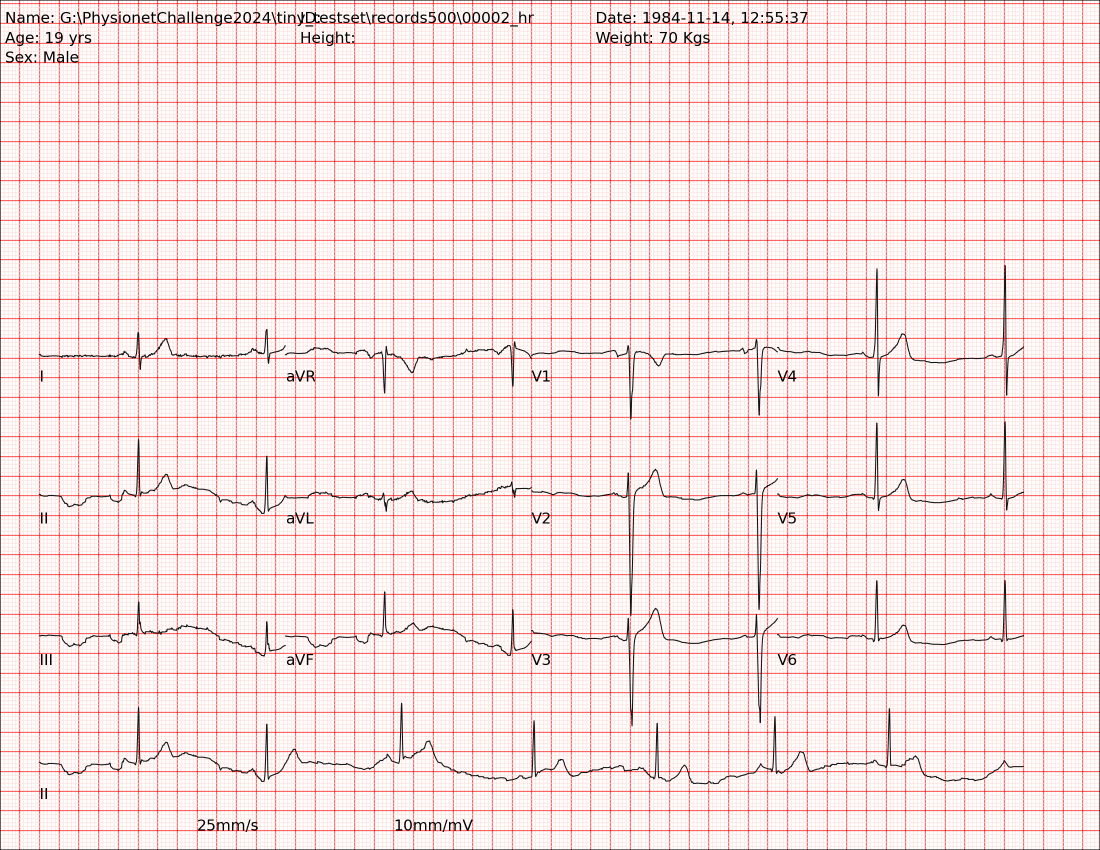
#> input picture tiny_testset/records500/00002_hr-0.png, 2200 x 1700 px, found by its file name (shown at 1/2 size)
$ python test2.py
#> lines starting #> are read from the running program, lines starting #| are printed output that depends on the picture
# -*- coding: utf-8 -*-
"""
Created on Fri Apr 12 11:33:35 2024

test scripts to extend existing methods to monochrome images

@author: hssdwo
"""

import os
import imageio.v3 as iio
import numpy as np
from matplotlib import pyplot as plt
import scipy as sp
import cv2
from skimage.morphology import closing
from scipy.stats import mode
from sklearn.neighbors import KernelDensity
# For automatic digitisation tools to work, we need to clean up the initial image in stages:
# 1. rotate image (note that this can be applied to image, or to the extracted signal at the end)
# 2. de-shadow image
# 3. identify the 12 lead labels, and segment the image into the 12 leads

def compute_cepstrum(xs):
    cepstrum = np.abs(sp.fft.ifft(np.log(np.absolute(sp.fft.fft(xs)))))
    return cepstrum

# [9 lines left out: functions highpass, lowpass, not called in this run]

## ---- import image from folder ------
image = 'C:/Users/hssdwo/Desktop/pn2024/00002_hr-0.png'
im = iio.imread(image)
#> im is the input picture: shape (1700, 2200, 4); mean R, G, B, A 250.3, 226.4, 225.3, 255
#im = iio.imread(os.path.join('tiny_testset', 'records500', '00001_hr-0.png'))

# # plot to view the raw image, and the RGB channels individually
blue_im = im[:,:,0]
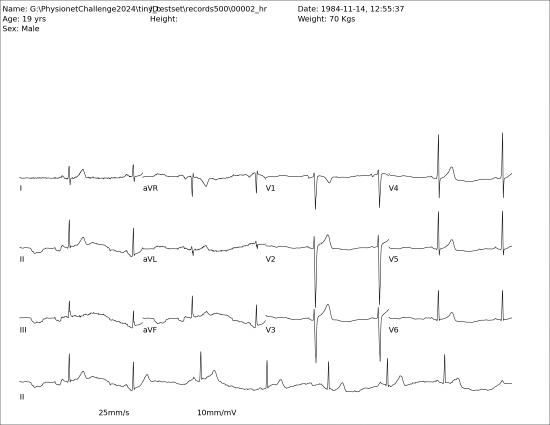
#> blue_im: shape (1700, 2200) (shown at 1/4 size); min 0, max 255, mean 250.3
green_im = im[:,:,1]
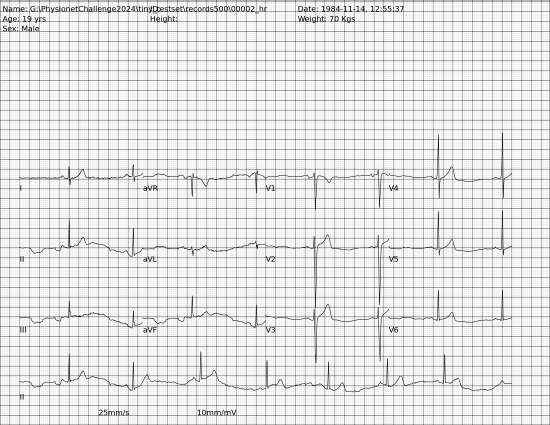
#> green_im: shape (1700, 2200) (shown at 1/4 size); min 0, max 255, mean 226.4
red_im =  im[:,:,2]
im_bw = (0.299*red_im + 0.114*blue_im + 0.587*green_im) # conversion from RGB -> greyscale
im_bw[im_bw>80] = 255 # magic number to clean image a little bit
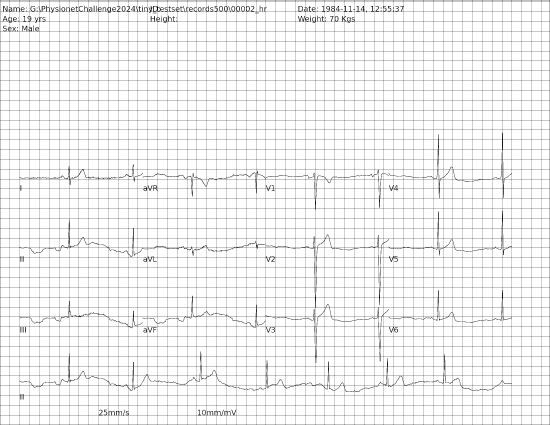
#> im_bw: shape (1700, 2200) float64 (shown at 1/4 size); min 0, max 255, mean 241.2

# Plot image for debugging
#plt.imshow(im_bw)
#plt.show()


# Idea: grid search a bunch of rotations. Find the rotation that gives the most prominent
# cepstrum peak
# n.b. ndimage.rotate is super slow - can speed this up a tonne using Bresenham's line algorithm
# We assume that grid spacing is under 50 pixels

cep_max = []
cep_idx = []
min_angle = -5
max_angle = 5
max_grid_space = 50
for angle in range(min_angle, max_angle): # for debugging, this is only searching -5 to +4 degrees
    rot_image = sp.ndimage.rotate(im_bw, angle, axes=(1, 0), reshape=True)
    # only take central portion of image to avoid edge effects
    col_hist = np.sum(rot_image[700:1500,700:1500], axis = 1) #sum each row. It shouldn't matter if this is rows or columns... but it does

    ceps = compute_cepstrum(col_hist)
    ceps = ceps[5:] # remove DC component

    #TODO: instead of using just prominence, get peak height as fraction of total power in spectrum
    #

    # get height and index of the most prominent cepstrum peak
    plt.figure()
    plt.plot(ceps[1:max_grid_space])
    peaks, _ = sp.signal.find_peaks(ceps[1:max_grid_space])
    prominences = sp.signal.peak_prominences(ceps[1:max_grid_space], peaks)
    idx = np.argmax(prominences[0])
    cep_max.append(prominences[0][idx])

    cep_idx.append(peaks[idx])
#> this loop made 10 passes
#> (peaks, idx) on passes 2, 4, 6, 7, 8, 9: ([3, 6, 8, 13, 16, 20, 22, 24, 26, 28, 32, 35, 39, 41, 47], 3), ([3, 6, 10, 13, 15, 17, 22, 24, 27, 30, 33, 38, 42, 45], 10), ([2, 7, 9, 11, 13, 19, 21, 24, 28, 33, 36, 38, 43, 46], 9), ([2, 5, 8, 12, 14, 19, 23, 26, 28, 30, 34, 40, 42, 45], 10), ([1, 4, 6, 9, 12, 14, 19, 22, 27, 30, 33, 37, 40, 43, 45, 47], 5), ([5, 9, 13, 17, 21, 23, 26, 30, 34, 37, 41, 44], 6)
#> pass 1, `rot_image = sp.ndimage.rotate(im_bw, angle, axes=(1, 0), reshape=True)`:
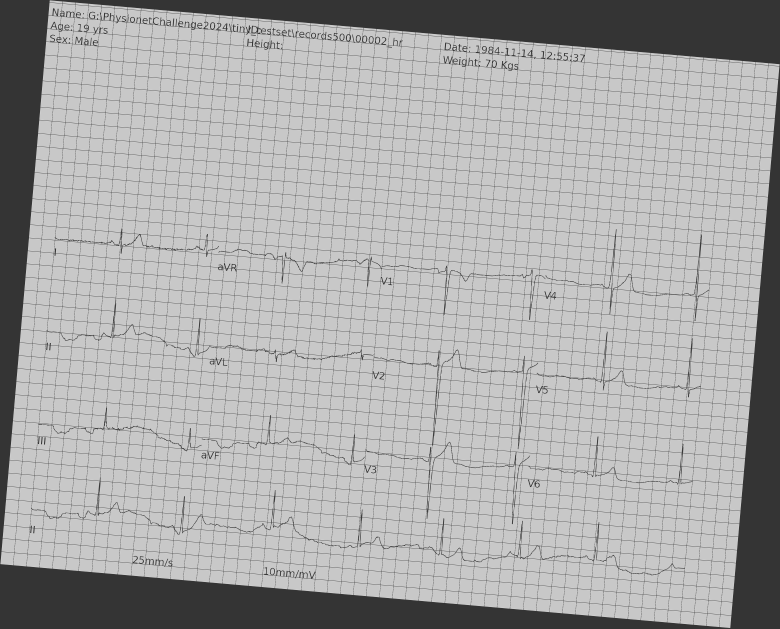
#> rot_image: shape (1885, 2340) float64 (shown at 1/3 size); min -89.31, max 348.6, mean 204.5; drawn with min black and max white
#> pass 2, `rot_image = sp.ndimage.rotate(im_bw, angle, axes=(1, 0), reshape=True)`:
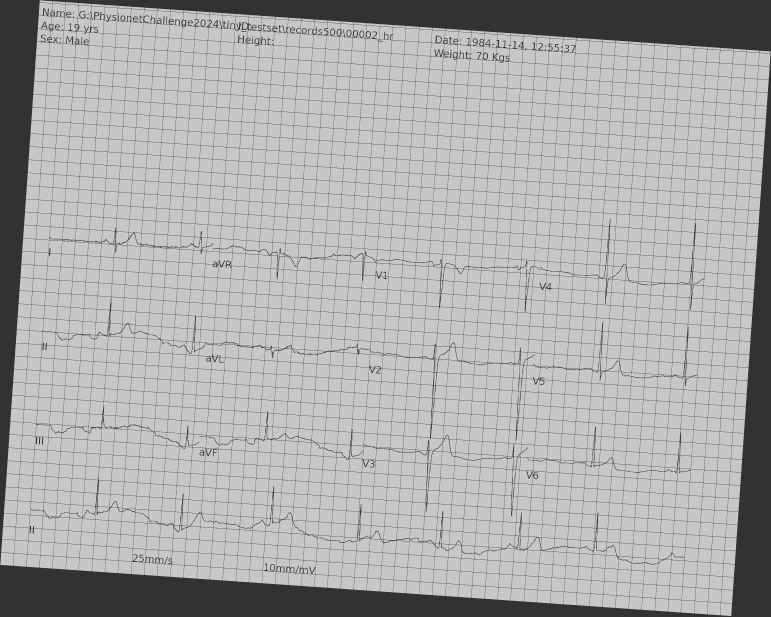
#> rot_image: shape (1849, 2313) float64 (shown at 1/3 size); min -87.38, max 350, mean 211; drawn with min black and max white
#> pass 3, `rot_image = sp.ndimage.rotate(im_bw, angle, axes=(1, 0), reshape=True)`:
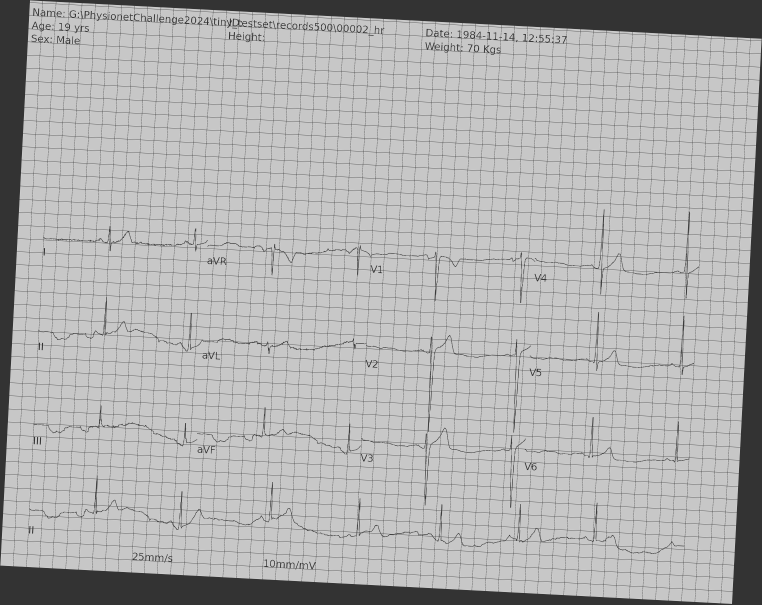
#> rot_image: shape (1813, 2286) float64 (shown at 1/3 size); min -88.44, max 350.7, mean 217.7; drawn with min black and max white
#> after the loop, cep_idx = [23, 13, 33, 33, 33, 33, 34, 14, 26, 33]; cep_max = [0.0888, 0.068, 0.104, 0.087, 0.132, 0.232, 0.102, 0.0974, 0.0717, 0.0891]

rot_idx = np.argmax(cep_max)
#> rot_idx = 5
rot_angle = rot_idx + min_angle
#> rot_angle = 0
grid_length = cep_idx[rot_idx] + 5 #add one to compensate for removing dc component earlier
#> grid_length = 38

#final rotation
rot_image = sp.ndimage.rotate(im_bw, rot_angle, axes=(1, 0), reshape=True)
#> rot_image: shape (1700, 2200) float64
col_hist = np.sum(rot_image, axis = 0)
#> col_hist = 2200 values, max 423275 at index 3, min 4.22e-11 at index 0, mean 410113.4

#refine grid-spacing
# 1.) find initial peak - start in the middle to avoid edge effects
init_idx = 1000
x = init_idx
steps = 10
# 2.) repeat for 10:
for i in range(steps):
    x = x + grid_length
#> (the run stopped early here; a loop or call above may not have finished)

$ run again, with tiny_testset/records500/00001_hr-0.png copied over tiny_testset/records500/00002_hr-0.png
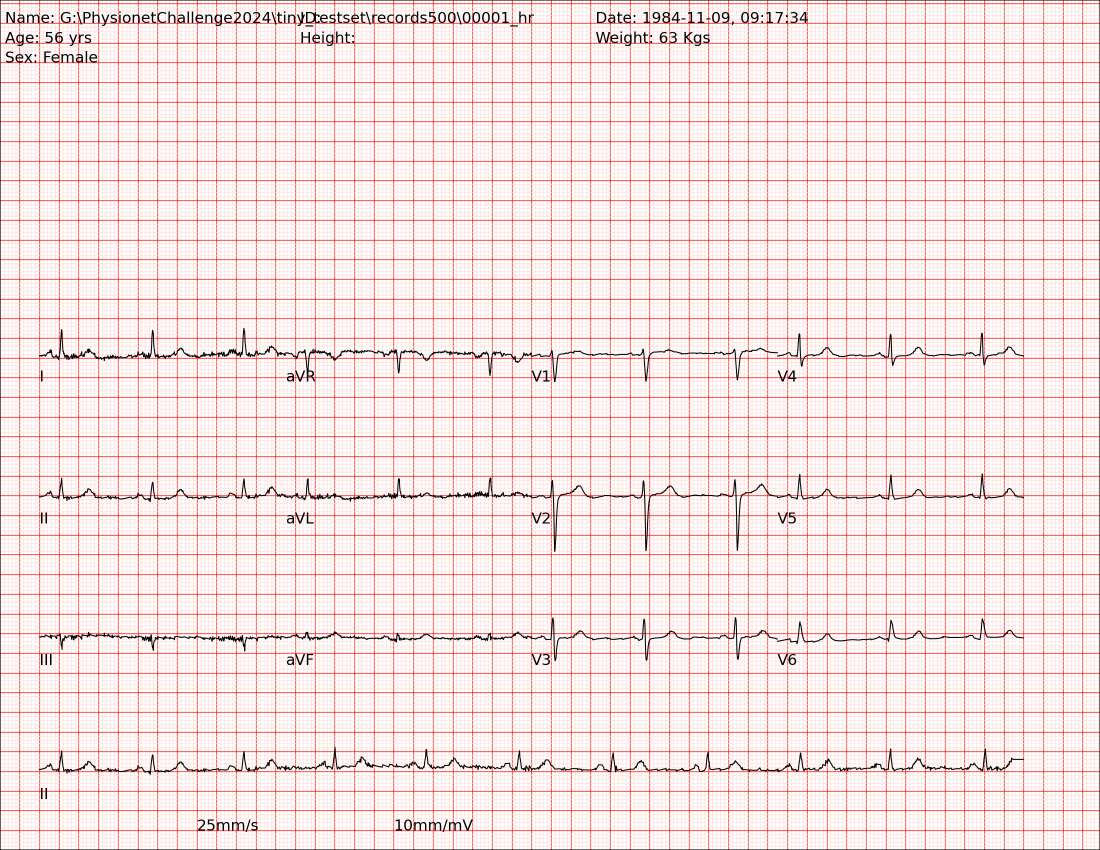
#> input picture tiny_testset/records500/00001_hr-0.png, 2200 x 1700 px, found by its file name (shown at 1/2 size)
#> im is the input picture: shape (1700, 2200, 4); mean R, G, B, A 250.4, 226.4, 225.3, 255
#> the loop `for angle in range(min_angle, max_angle):` made 10 passes
#> idx on passes 2, 3, 5, 8, 9, 10: 9, 0, 10, 3, 0, 1
#> pass 1, `rot_image = sp.ndimage.rotate(im_bw, angle, axes=(1, 0), reshape=True)`:
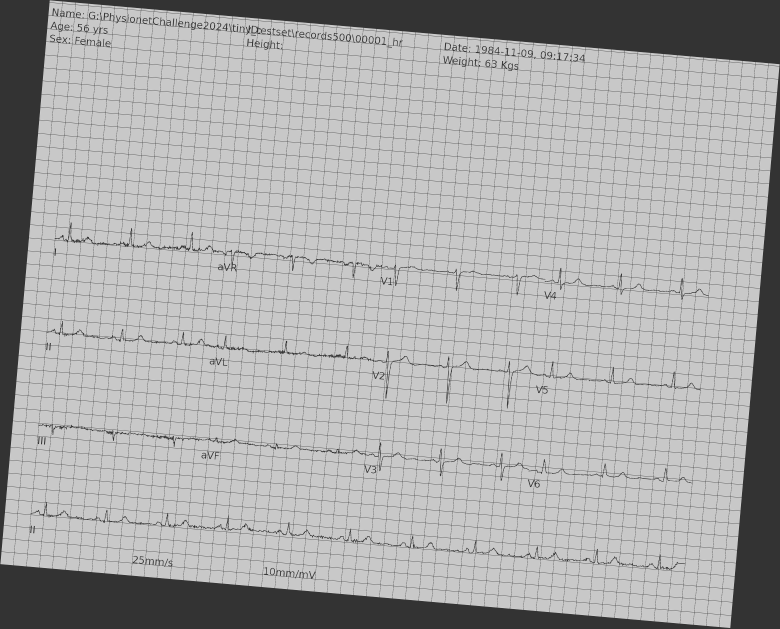
#> rot_image: shape (1885, 2340) float64 (shown at 1/3 size); min -89.31, max 349, mean 204.5; drawn with min black and max white
#> pass 3, `rot_image = sp.ndimage.rotate(im_bw, angle, axes=(1, 0), reshape=True)`:
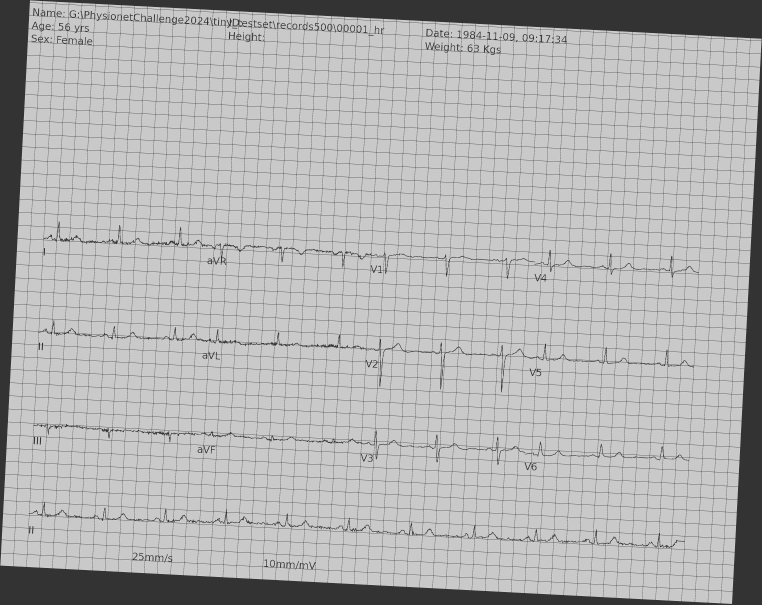
#> rot_image: shape (1813, 2286) float64 (shown at 1/3 size); min -88.44, max 346.2, mean 217.6; drawn with min black and max white
#> after the loop `for angle in range(min_angle, max_angle):`: cep_idx = [1, 24, 2, 13, 33, 33, 8, 10, 2, 5]; cep_max = [0.0864, 0.0623, 0.0973, 0.0743, 0.108, 0.198, 0.101, 0.0927, 0.0927, 0.09]
#> rot_idx = 5
#> rot_angle = 0
#> grid_length = 38
#> col_hist = 2200 values, max 423275 at index 3, min 4.22e-11 at index 0, mean 409997

$ run again, with tiny_testset/records500/00003_hr-0.png copied over tiny_testset/records500/00002_hr-0.png
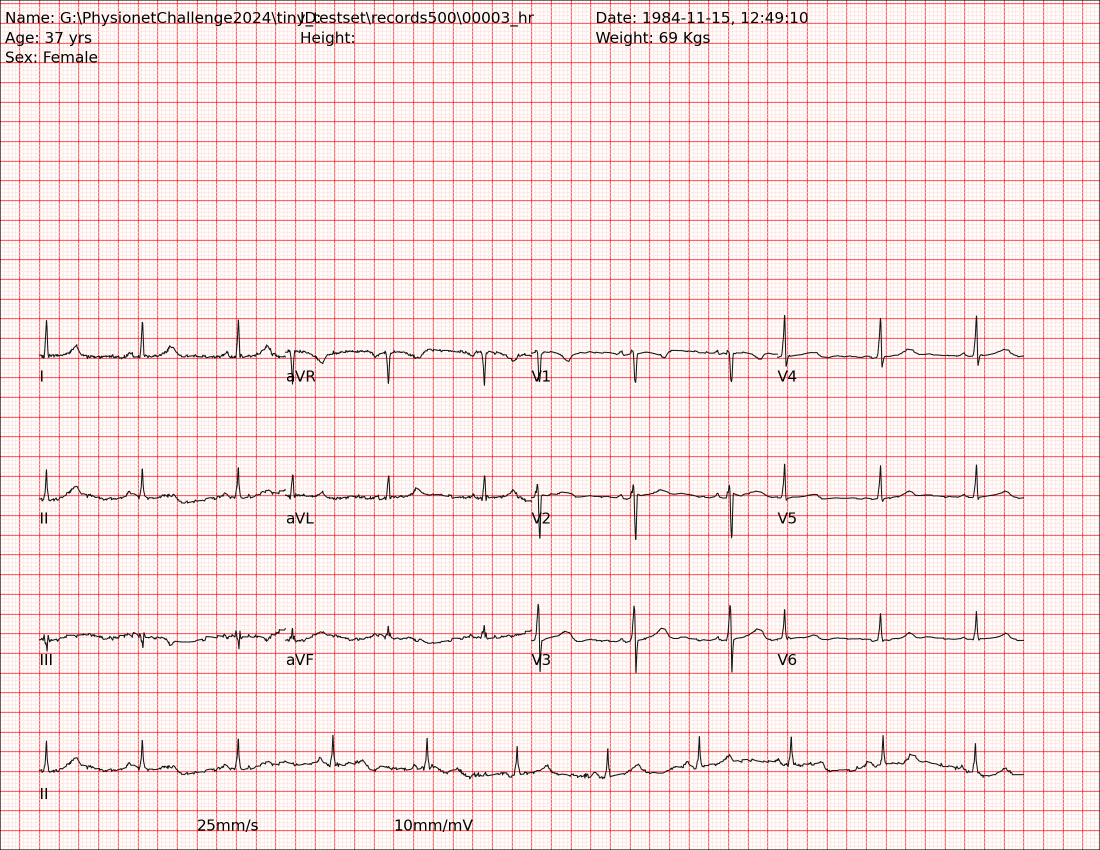
#> input picture tiny_testset/records500/00003_hr-0.png, 2200 x 1700 px, found by its file name (shown at 1/2 size)
#> im is the input picture: shape (1700, 2200, 4); mean R, G, B, A 250.5, 226.6, 225.5, 255
#> the loop `for angle in range(min_angle, max_angle):` made 10 passes
#> (peaks, idx) on passes 1, 4, 5, 6, 7: ([1, 4, 7, 11, 14, 18, 24, 27, 30, 34, 37, 39, 43, 46], 0), ([1, 6, 9, 13, 16, 18, 20, 22, 26, 30, 33, 37, 41, 45], 10), ([2, 4, 8, 11, 17, 19, 23, 27, 33, 38, 40, 42, 44, 47], 8), ([4, 7, 11, 13, 16, 19, 21, 23, 28, 30, 33, 37, 39, 43, 46], 10), ([1, 8, 13, 17, 19, 21, 23, 27, 31, 33, 38, 42, 44], 9)
#> pass 1, `rot_image = sp.ndimage.rotate(im_bw, angle, axes=(1, 0), reshape=True)`:
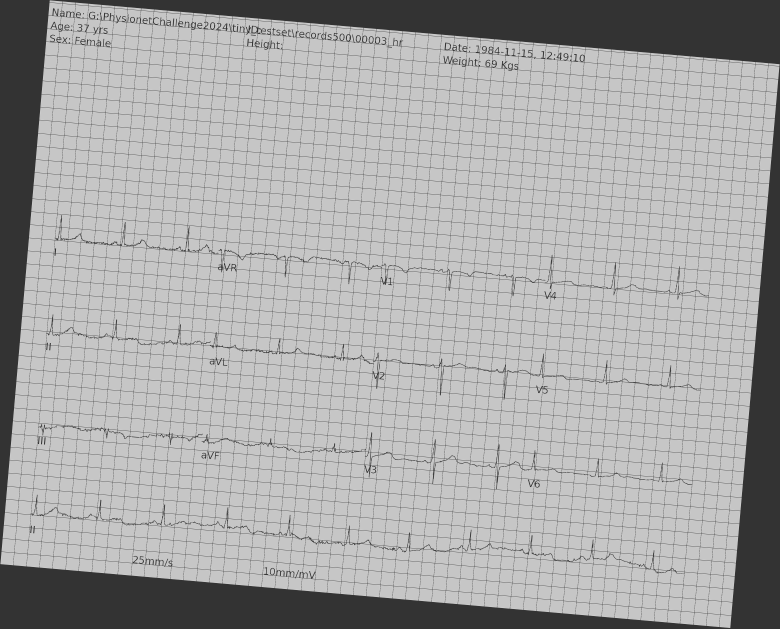
#> rot_image: shape (1885, 2340) float64 (shown at 1/3 size); min -89.31, max 353.3, mean 204.7; drawn with min black and max white
#> pass 3, `rot_image = sp.ndimage.rotate(im_bw, angle, axes=(1, 0), reshape=True)`:
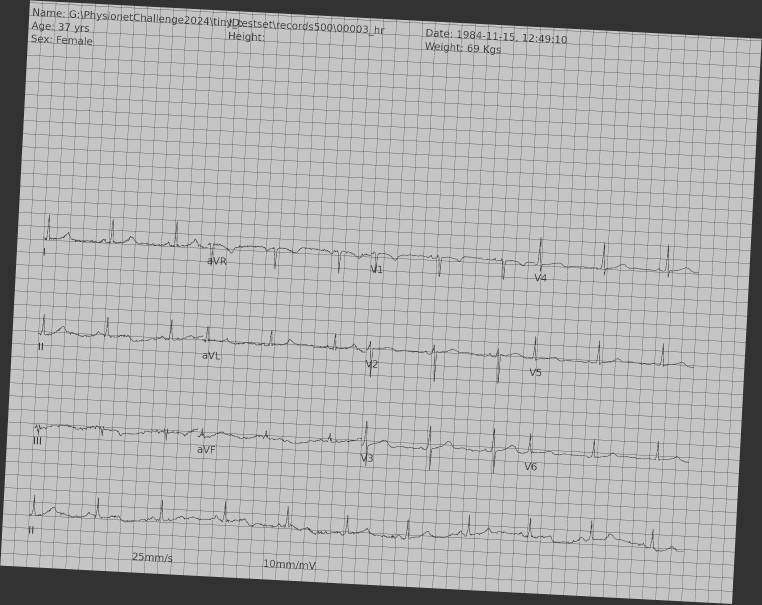
#> rot_image: shape (1813, 2286) float64 (shown at 1/3 size); min -88.44, max 356, mean 217.8; drawn with min black and max white
#> after the loop `for angle in range(min_angle, max_angle):`: cep_idx = [1, 10, 7, 33, 33, 33, 33, 22, 4, 16]; cep_max = [0.0948, 0.0904, 0.0797, 0.0995, 0.114, 0.218, 0.152, 0.103, 0.114, 0.0932]
#> rot_idx = 5
#> rot_angle = 0
#> grid_length = 38
#> col_hist = 2200 values, max 423275 at index 3, min 4.22e-11 at index 0, mean 410342.4
